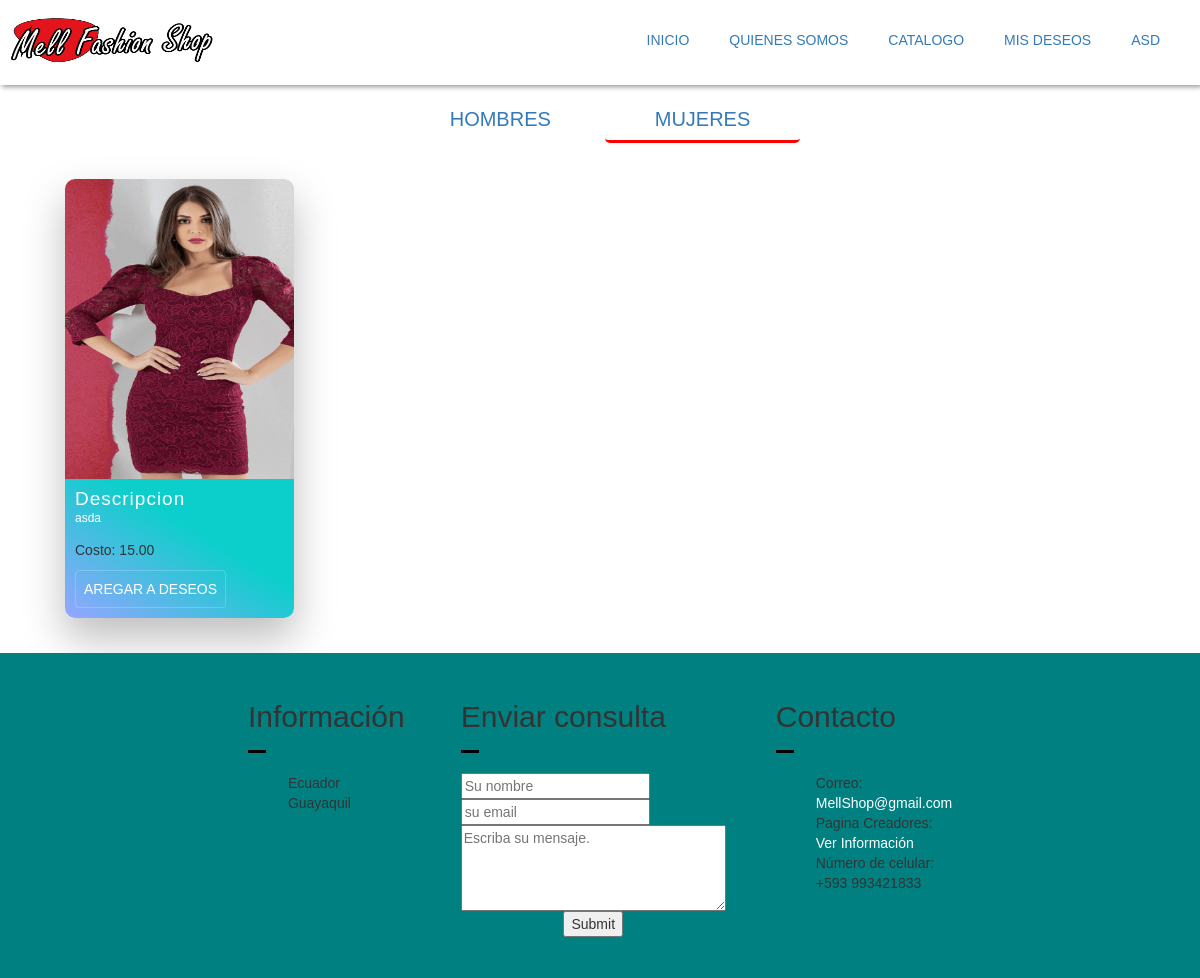
The page /index.php?c=User&a=showAllArticulosM (signed in) on the database its author committed.
### tables this page shows
CREATE TABLE `articulo` (
  `id_articulo` int(10) NOT NULL,
  `imagen` varchar(500) NOT NULL,
  `descripcion` varchar(500) NOT NULL,
  `costo` decimal(5,2) NOT NULL
);

### controller/User/UserController.php (called while the page is built, shortened)
<?php
    require_once 'model/DAO/ArticuloDAO.php';
    class UserController{
        private $art;
        public function __construct(){
            $this->art = new ArticuloDAO();
        }
        public function showAllArticulosM(){
            $res = $this->art->getAllArticuloM();
            require_once "views/dynamic/categoryM.php";
        }
    }
?>

### controller/RedirecController.php (called while the page is built, shortened)
<?php
    class RedirecController{
        public function router(){
            $action = (isset($_REQUEST['a'])) ? $_REQUEST['a']: 'index';
            $controller = new $controller;
            $controller->$action();
        }
    }
?>

### index.php (called while the page is built)
<?php
    require_once './controller/RedirecController.php';
    $ruter = new RedirecController();
    $ruter->router();
?>

### model/Connection.php (called while the page is built, shortened)
<?php
class Connection{
    private static $connection = null;
    public static function getConnection(){
        try{
            if(!isset(self::$connection)){
                self::$connection=new PDO("mysql:host=" . SERVIDORBD . "; port= ".PUERTO."; dbname=".NOMBREBD.";",USUARIO,PASSWORD);
                self::$connection->setAttribute(PDO::ATTR_ERRMODE,PDO::ERRMODE_EXCEPTION);
                self::$connection->exec("set character set utf8");
            }
        }catch(Exception $e){
        }
        return self::$connection;
    }
}
?>

### model/DAO/ArticuloDAO.php (called while the page is built, shortened)
<?php
    require_once 'model/Connection.php';
    class ArticuloDAO{
        private $con;
        public function __construct(){
            try{
                $this->con = Connection::getConnection();
            }catch(Exception $e){
                echo $e->getMessage();
            }
        }
        public function  getAllArticuloM(){
            $sql = "SELECT a.id_articulo,a.imagen,a.descripcion,a.costo,art.id_tipo,ag.id_genero FROM articulo a, articulo_tipo art, articulo_genero ag WHERE a.id_articulo=art.id_articulo AND a.id_articulo=ag.id_articulo and ag.id_genero=2";
            try{
                $stm = $this->con->prepare($sql);
                $stm->execute();
                return $stm->fetchAll(PDO::FETCH_ASSOC);
            }catch(PDOException $e){
                echo $e->getMessage();
            }
        }
    }
?>

### views/dynamic/categoryM.php (the view, shortened to what this page needs)
<!DOCTYPE html>
<html lang="en">
<head>
</head>
<body >
<div class="main2">
  <div class="nav-menuc">
    <nav>
    <a href="index.php?c=User&a=showAllArticulosH" >HOMBRES</a>
    <a href="index.php?c=User&a=showAllArticulosM" style="border-bottom:3px red solid;">MUJERES</a>
    </nav>
  </div>
  <ul class="cards" style="width:100%;">
   <?php foreach($res as $r):?>
    <li class="cards_item">
      <div class="card">
        <div class="card_image"><img width="100%" src='<?php echo $r["imagen"];?>'></div>
        <div class="card_content">
          <h2 class="card_title">Descripcion</h2>
          <p class="card_text"><?php echo $r['descripcion'];?>
          <p>Costo: <?php  echo $r['costo'];?></p></p>
          <?php
          if(!empty($_SESSION)){
              if(isset($_SESSION['A'])){
                echo "<h5 >Operacion:</h3>";
                echo "<button id='Eliminar' class='btn card_btn' name='subject' type='submit' value='".$r['id_articulo']." ".$r['id_genero']." ".$r['id_tipo']."'>Eliminar</button>";
                echo "<a id='Actualizar' class='btn card_btn' href='index.php?c=Admin&a=UpdateArticulo&id_art=".$r['id_articulo']."'>Actualizar</a>";
              }elseif(isset($_SESSION['C'])){
                echo "<button id='Agregar'  class='btn card_btn'  value='".$r['id_articulo']." ".$_SESSION['C']." ".$r['id_tipo']."'>Aregar a Deseos</button>";
              }
          }
          ?>
        </div>
      </div>
    </li>
  <?php
endforeach;?>
    </ul>
</div>
</body>
</html>

### assets/css/login.css (style rules this page uses)
body { margin: 0; padding: 0; font-family: sans-serif; background-size: cover; }

### assets/css/style.css (style rules this page uses)
@media (min-width: 780px) { .card { box-shadow: 0 4px 8px 0 rgba(0,0,0,0.2); transition: 0.3s; width: 40%; border-radius: 5px; } }

### assets/css/card.css (style rules this page uses)
*, *::before, *::after { box-sizing: border-box; }
html { background-color: #ecf9ff; }
.main2 { max-width: 100%; margin: 0 auto; }
img { height: 300px; max-width: 100%; vertical-align: initial; }
.btn { color: #ffffff; padding: 0.8rem; font-size: 14px; text-transform: uppercase; border-radius: 4px; font-weight: 400; display: inline-block; width: auto; cursor: pointer; border: 1px solid rgba(255, 255, 255, 0.2); background: transparent; }
.cards { display: inline-block; }
.cards_item { display: inline-block; padding: 1.5rem; }
@media (min-width: 40rem) { .cards_item { width: 80%; } }
@media (min-width: 56rem) { .cards_item { margin: 10px; width: 22.3333%; min-width: 22.3333%; } }
.card { background-color: white; border-radius: 0.15rem; box-shadow: 0 20px 40px 1px rgba(0, 0, 0, 0.25); display: inline-block; border-radius: 10px; overflow: hidden; width: 100%; }
.card_content { padding: 1rem; background: linear-gradient(to bottom left, rgb(12, 207, 203) 40%, rgb(150, 165, 255) 100%); }
.card_title { color: #ffffff; font-size: 1.9rem; font-weight: 400; letter-spacing: 1px; text-transform: capitalize; margin: 0px; }
.card_text { color: #ffffff; font-size: 1.2rem; line-height: 1.5; margin-bottom: 1.25rem; font-weight: 400; }

### views/dynamic/categoryM.php (style rules this page uses)
a { text-decoration: none; }
li { list-style: none; }
.nav-menuc { padding:20px; }
nav { text-align: center; }
nav>a { height: 40px; padding:10px 50px; width:15%; font-size:20px; border-radius:5px; }

### rows shown on the page
articulo: imagen (picture), descripcion "asda", costo "15.00", $r['id_articulo'] 30 (drawn)

### other values the page prints
$_SESSION['C'] "ASD"
